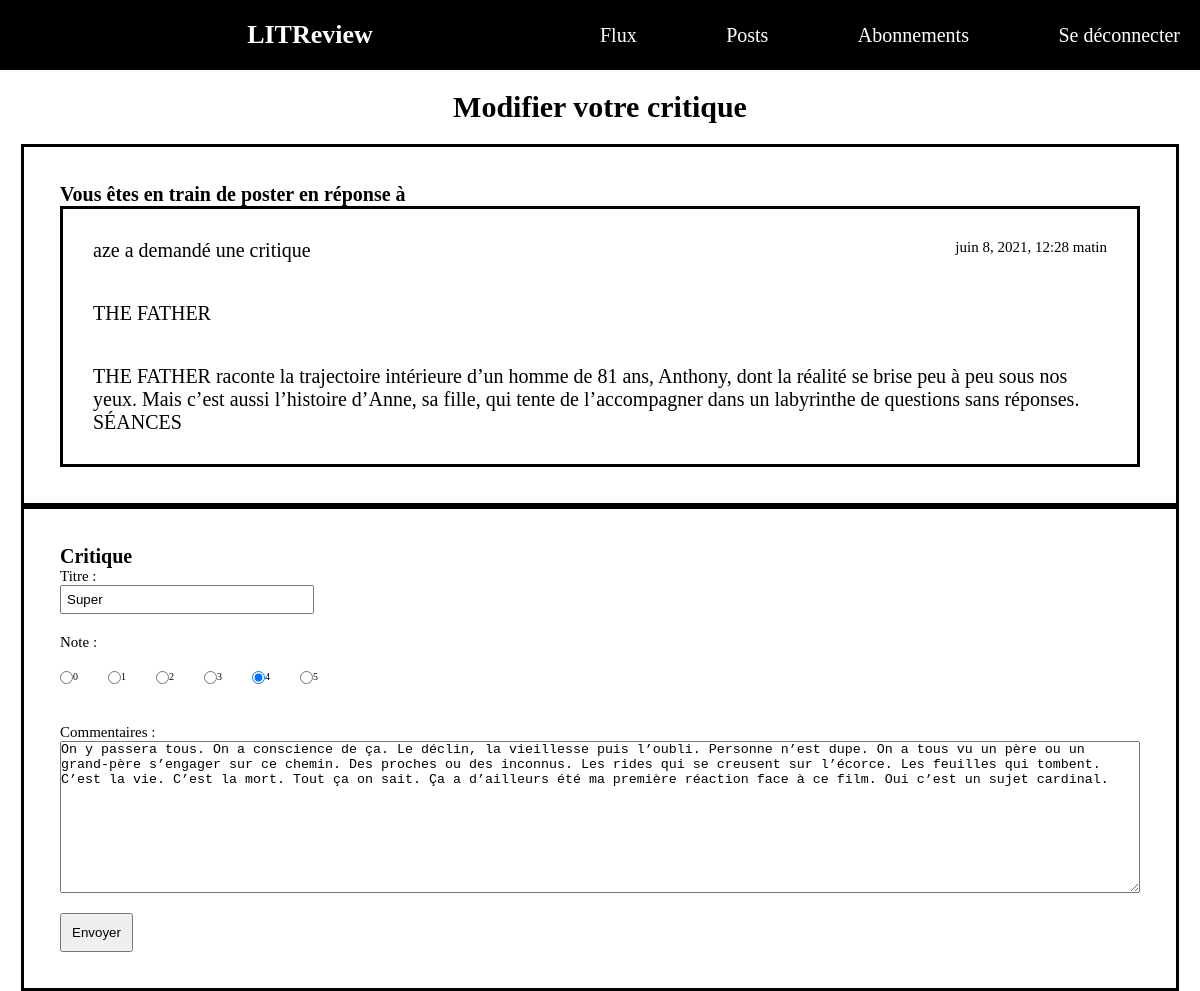
/flux/update_review/11 (signed in), run on the app's committed database.
### ticket/models.py (models this page shows)
class Ticket(models.Model):
    title = models.CharField(max_length=128)
    description = models.TextField(max_length=2048, blank=True)
    user = models.ForeignKey(to=settings.AUTH_USER_MODEL, on_delete=models.CASCADE)
    image = models.ImageField(null=True, blank=True)
    time_created = models.DateTimeField(auto_now_add=True)
    objects = TicketManager()

### critics/models.py (models this page shows)
class Review(models.Model):
    ticket = models.ForeignKey(to=Ticket, on_delete=models.CASCADE)
    rating = models.PositiveSmallIntegerField(
        validators=[MinValueValidator(0), MaxValueValidator(5)],
    )
    headline = models.CharField(max_length=128)
    body = models.TextField(max_length=8192, blank=True)
    user = models.ForeignKey(to=settings.AUTH_USER_MODEL, on_delete=models.CASCADE)
    time_created = models.DateTimeField(auto_now_add=True)
    objects = ReviewManager()

### critics/views.py (the view)
class ReviewUpdateView(LoginRequiredMixin, UpdateView):
    model = Review
    success_url = "/"
    form_class = FormCreateReview
    def get_context_data(self, **kwargs):
        context = super().get_context_data(**kwargs)
        context["ticket"] = self.get_object().ticket
        return context

### critics/forms.py
class FormCreateReview(forms.ModelForm):
    CHOICES = [("0", 0), ("1", 1), ("2", 2), ("3", 3), ("4", 4), ("5", 5)]
    rating = forms.ChoiceField(widget=forms.RadioSelect, choices=CHOICES, label="Note")
    class Meta:
        model = Review
        fields = ["headline", "rating", "body"]
        labels = {"headline": "Titre", "body": "Commentaires"}

### critics/templates/critics/review_form.html (shortened to what this page needs)
{% extends 'base/base.html' %}
{% block content %}
<div class="create_critic_title">Modifier votre critique</div>
<div class="create_critic_container">
    <div class="create_critic_content">
        <div class="create_critic_subtitle">Vous êtes en train de poster en réponse à</div>
        <div class="create_critic_ticket_border">
            {% include 'critics/ticket.html' with ticket=ticket %}
        </div>
    </div>
</div>
<div class="create_critic_container">
    <div class="create_critic_content">
        <form method="post">
            <div class="create_critic_subtitle">Critique</div>
            {{ form.as_p }}
            <input type="submit" value="Envoyer">
        </form>
    </div>
</div>
{% endblock %}

### critics/templates/critics/ticket.html (shortened to what this page needs)
<div class="ticket_date_user">
    <div class="ticket_user"> {{ticket.user}} a demandé une critique</div>
    <div class="ticket_date">{{ticket.time_created}}</div>
</div>
<div class="ticket_title">
    {{ticket.title}}
</div>
<div class="ticket_description">
    {{ticket.description}}
</div>

### litreview/static/base/css/style.css (style rules this page uses)
* { margin: 0; padding: 0; }
@media screen and (min-width: 801px) { html { font-size: 62.5%; } }
li { font-size: 2rem; list-style-type: none; }
p { font-size: 1.5rem; display: flex; justify-content: center; padding-bottom: 2rem; flex-direction: column; text-align:center; }
label { display: flex; justify-content: center; }
ul { padding-bottom: 2rem; }
li { font-size: 1rem; display: flex; justify-content: center; }
input[type=submit] { padding: 1rem; }
input[type=text] { width: 20vw; padding: 0.5rem; justify-content: center; }

### litreview/static/base/css/style_flux.css (style rules this page uses)
.ticket_date_user { display: flex; direction: row; justify-content: space-between; padding: 2rem; }
.ticket_user { font-size: 2rem; }
.ticket_date { font-size: 1.5rem; }
.ticket_title { font-size: 2rem; padding: 2rem; }
.ticket_description { font-size: 2rem; padding: 2rem; }

### litreview/static/base/css/style_review.css (style rules this page uses)
.create_critic_title { font-size: 3rem; font-weight: bold; padding: 2rem; display: flex; justify-content: center; }
.create_critic_container { display: flex; justify-content: center; }
.create_critic_content { border: black; border-style: solid; padding: 3vw; width: 90vw; }
.create_critic_subtitle { font-size: 2rem; font-weight: bold; }
.create_critic_content label { display: flex; justify-content: flex-start; }
.create_critic_content ul { display: flex; flex-direction: row; }
.create_critic_content li { padding-right: 3rem; }
.create_critic_ticket_border { border: black; border-style: solid; padding: 1rem; }

### data on the page
Ticket: user "aze", time_created "juin 8, 2021, 12:28 matin", title "THE FATHER", description "THE FATHER raconte la trajectoire intérieure d’un homme de 81 ans, Anthony, dont la réalité se brise peu à peu sous nos yeux. Mais c’est aussi l’histoire d’Anne, sa fille, qui tente de l’accompagner dans un labyrinthe de questions sans réponses. SÉANCES"
Review: headline "Super", rating "☐ Note : ☐ 1 ☐ 2 ☐ 3 ☑ 4 ☐ 5", body "On y passera tous. On a conscience de ça. Le déclin, la vieillesse puis l’oubli. Personne n’est dupe. On a tous vu un père ou un grand-père s’engager sur ce chemin. Des proches ou des inconnus. Les rides qui se creusent sur l’écorce. Les feuilles qui tombent. C’est la vie. C’est la mort. Tout ça on sait. Ça a d’ailleurs été ma première réaction face à ce film. Oui c’est un sujet cardinal."
